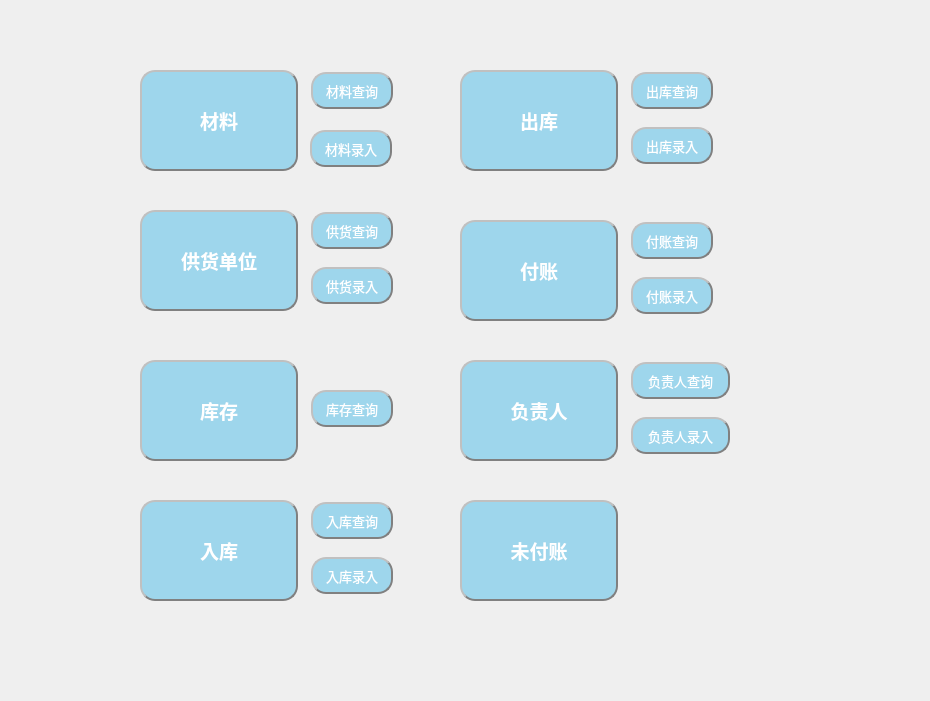
<?xml version="1.0" encoding="UTF-8"?>
<ui version="4.0">
 <class>Dialog</class>
 <widget class="QDialog" name="Dialog">
  <property name="geometry">
   <rect>
    <x>0</x>
    <y>0</y>
    <width>930</width>
    <height>701</height>
   </rect>
  </property>
  <property name="windowTitle">
   <string>Dialog</string>
  </property>
  <property name="styleSheet">
   <string notr="true">QWidget {
border-image:url(C:/Users/CZQ/Desktop/czq_dev/All/churuku_query/new/登录背景.jpg);
}

#下面的防止背景干扰其他控件
QTextBrowser {
border-image:url();
}
QLineEdit {
border-image:url();
}
QComboBox {
border-image:url();
}
QLabel {
border-image:url();
}
QPushButton {
border-image:url();
}</string>
  </property>
  <widget class="QPushButton" name="pushButton_7">
   <property name="geometry">
    <rect>
     <x>140</x>
     <y>210</y>
     <width>158</width>
     <height>101</height>
    </rect>
   </property>
   <property name="font">
    <font>
     <family>微软雅黑</family>
     <pointsize>14</pointsize>
     <weight>75</weight>
     <italic>false</italic>
     <bold>true</bold>
    </font>
   </property>
   <property name="styleSheet">
    <string notr="true">background-color:rgba(135,206,235,200);
color:#ffffff;
border-radius: 50px;  border: 2px groove gray;


border-style: outset;

padding:5px;
min-height:20px;
border-radius:15px;</string>
   </property>
   <property name="text">
    <string>供货单位</string>
   </property>
  </widget>
  <widget class="QPushButton" name="pushButton_8">
   <property name="geometry">
    <rect>
     <x>140</x>
     <y>70</y>
     <width>158</width>
     <height>101</height>
    </rect>
   </property>
   <property name="font">
    <font>
     <family>微软雅黑</family>
     <pointsize>14</pointsize>
     <weight>75</weight>
     <italic>false</italic>
     <bold>true</bold>
    </font>
   </property>
   <property name="styleSheet">
    <string notr="true">background-color:rgba(135,206,235,200);
color:#ffffff;
border-radius: 50px;  border: 2px groove gray;


border-style: outset;

padding:5px;
min-height:20px;
border-radius:15px;</string>
   </property>
   <property name="text">
    <string>材料</string>
   </property>
  </widget>
  <widget class="QPushButton" name="pushButton_9">
   <property name="geometry">
    <rect>
     <x>140</x>
     <y>360</y>
     <width>158</width>
     <height>101</height>
    </rect>
   </property>
   <property name="font">
    <font>
     <family>微软雅黑</family>
     <pointsize>14</pointsize>
     <weight>75</weight>
     <italic>false</italic>
     <bold>true</bold>
    </font>
   </property>
   <property name="styleSheet">
    <string notr="true">background-color:rgba(135,206,235,200);
color:#ffffff;
border-radius: 50px;  border: 2px groove gray;


border-style: outset;

padding:5px;
min-height:20px;
border-radius:15px;</string>
   </property>
   <property name="text">
    <string>库存</string>
   </property>
  </widget>
  <widget class="QPushButton" name="pushButton_10">
   <property name="geometry">
    <rect>
     <x>140</x>
     <y>500</y>
     <width>158</width>
     <height>101</height>
    </rect>
   </property>
   <property name="font">
    <font>
     <family>微软雅黑</family>
     <pointsize>14</pointsize>
     <weight>75</weight>
     <italic>false</italic>
     <bold>true</bold>
    </font>
   </property>
   <property name="styleSheet">
    <string notr="true">background-color:rgba(135,206,235,200);
color:#ffffff;
border-radius: 50px;  border: 2px groove gray;


border-style: outset;

padding:5px;
min-height:20px;
border-radius:15px;</string>
   </property>
   <property name="text">
    <string>入库</string>
   </property>
  </widget>
  <widget class="QPushButton" name="pushButton_11">
   <property name="geometry">
    <rect>
     <x>460</x>
     <y>220</y>
     <width>158</width>
     <height>101</height>
    </rect>
   </property>
   <property name="font">
    <font>
     <family>微软雅黑</family>
     <pointsize>14</pointsize>
     <weight>75</weight>
     <italic>false</italic>
     <bold>true</bold>
    </font>
   </property>
   <property name="styleSheet">
    <string notr="true">background-color:rgba(135,206,235,200);
color:#ffffff;
border-radius: 50px;  border: 2px groove gray;


border-style: outset;

padding:5px;
min-height:20px;
border-radius:15px;</string>
   </property>
   <property name="text">
    <string>付账</string>
   </property>
  </widget>
  <widget class="QPushButton" name="pushButton_12">
   <property name="geometry">
    <rect>
     <x>460</x>
     <y>70</y>
     <width>158</width>
     <height>101</height>
    </rect>
   </property>
   <property name="font">
    <font>
     <family>微软雅黑</family>
     <pointsize>14</pointsize>
     <weight>75</weight>
     <italic>false</italic>
     <bold>true</bold>
    </font>
   </property>
   <property name="styleSheet">
    <string notr="true">background-color:rgba(135,206,235,200);
color:#ffffff;
border-radius: 50px;  border: 2px groove gray;


border-style: outset;

padding:5px;
min-height:20px;
border-radius:15px;</string>
   </property>
   <property name="text">
    <string>出库</string>
   </property>
  </widget>
  <widget class="QPushButton" name="pushButton_13">
   <property name="geometry">
    <rect>
     <x>460</x>
     <y>360</y>
     <width>158</width>
     <height>101</height>
    </rect>
   </property>
   <property name="font">
    <font>
     <family>微软雅黑</family>
     <pointsize>14</pointsize>
     <weight>75</weight>
     <italic>false</italic>
     <bold>true</bold>
    </font>
   </property>
   <property name="styleSheet">
    <string notr="true">background-color:rgba(135,206,235,200);
color:#ffffff;
border-radius: 50px;  border: 2px groove gray;


border-style: outset;

padding:5px;
min-height:20px;
border-radius:15px;</string>
   </property>
   <property name="text">
    <string>负责人</string>
   </property>
  </widget>
  <widget class="QPushButton" name="pushButton_14">
   <property name="geometry">
    <rect>
     <x>460</x>
     <y>500</y>
     <width>158</width>
     <height>101</height>
    </rect>
   </property>
   <property name="font">
    <font>
     <family>微软雅黑</family>
     <pointsize>14</pointsize>
     <weight>75</weight>
     <italic>false</italic>
     <bold>true</bold>
    </font>
   </property>
   <property name="styleSheet">
    <string notr="true">background-color:rgba(135,206,235,200);
color:#ffffff;
border-radius: 50px;  border: 2px groove gray;


border-style: outset;

padding:5px;
min-height:20px;
border-radius:15px;</string>
   </property>
   <property name="text">
    <string>未付账</string>
   </property>
  </widget>
  <widget class="QPushButton" name="pushButton_17">
   <property name="geometry">
    <rect>
     <x>310</x>
     <y>130</y>
     <width>82</width>
     <height>37</height>
    </rect>
   </property>
   <property name="font">
    <font>
     <family>微软雅黑</family>
     <pointsize>10</pointsize>
     <weight>50</weight>
     <italic>false</italic>
     <bold>false</bold>
    </font>
   </property>
   <property name="styleSheet">
    <string notr="true">background-color:rgba(135,206,235,200);
color:#ffffff;
border-radius: 50px;  border: 2px groove gray;


border-style: outset;

padding:5px;
min-height:20px;
border-radius:15px;</string>
   </property>
   <property name="text">
    <string>材料录入</string>
   </property>
  </widget>
  <widget class="QPushButton" name="pushButton_18">
   <property name="geometry">
    <rect>
     <x>311</x>
     <y>72</y>
     <width>82</width>
     <height>37</height>
    </rect>
   </property>
   <property name="font">
    <font>
     <family>微软雅黑</family>
     <pointsize>10</pointsize>
     <weight>50</weight>
     <italic>false</italic>
     <bold>false</bold>
    </font>
   </property>
   <property name="styleSheet">
    <string notr="true">background-color:rgba(135,206,235,200);
color:#ffffff;
border-radius: 50px;  border: 2px groove gray;


border-style: outset;

padding:5px;
min-height:20px;
border-radius:15px;</string>
   </property>
   <property name="text">
    <string>材料查询</string>
   </property>
  </widget>
  <widget class="QPushButton" name="pushButton_20">
   <property name="geometry">
    <rect>
     <x>311</x>
     <y>267</y>
     <width>82</width>
     <height>37</height>
    </rect>
   </property>
   <property name="font">
    <font>
     <family>微软雅黑</family>
     <pointsize>10</pointsize>
     <weight>50</weight>
     <italic>false</italic>
     <bold>false</bold>
    </font>
   </property>
   <property name="styleSheet">
    <string notr="true">background-color:rgba(135,206,235,200);
color:#ffffff;
border-radius: 50px;  border: 2px groove gray;


border-style: outset;

padding:5px;
min-height:20px;
border-radius:15px;</string>
   </property>
   <property name="text">
    <string>供货录入</string>
   </property>
  </widget>
  <widget class="QPushButton" name="pushButton_19">
   <property name="geometry">
    <rect>
     <x>311</x>
     <y>212</y>
     <width>82</width>
     <height>37</height>
    </rect>
   </property>
   <property name="font">
    <font>
     <family>微软雅黑</family>
     <pointsize>10</pointsize>
     <weight>50</weight>
     <italic>false</italic>
     <bold>false</bold>
    </font>
   </property>
   <property name="styleSheet">
    <string notr="true">background-color:rgba(135,206,235,200);
color:#ffffff;
border-radius: 50px;  border: 2px groove gray;


border-style: outset;

padding:5px;
min-height:20px;
border-radius:15px;</string>
   </property>
   <property name="text">
    <string>供货查询</string>
   </property>
  </widget>
  <widget class="QPushButton" name="pushButton_22">
   <property name="geometry">
    <rect>
     <x>311</x>
     <y>390</y>
     <width>82</width>
     <height>37</height>
    </rect>
   </property>
   <property name="font">
    <font>
     <family>微软雅黑</family>
     <pointsize>10</pointsize>
     <weight>50</weight>
     <italic>false</italic>
     <bold>false</bold>
    </font>
   </property>
   <property name="styleSheet">
    <string notr="true">background-color:rgba(135,206,235,200);
color:#ffffff;
border-radius: 50px;  border: 2px groove gray;


border-style: outset;

padding:5px;
min-height:20px;
border-radius:15px;</string>
   </property>
   <property name="text">
    <string>库存查询</string>
   </property>
  </widget>
  <widget class="QPushButton" name="pushButton_25">
   <property name="geometry">
    <rect>
     <x>311</x>
     <y>557</y>
     <width>82</width>
     <height>37</height>
    </rect>
   </property>
   <property name="font">
    <font>
     <family>微软雅黑</family>
     <pointsize>10</pointsize>
     <weight>50</weight>
     <italic>false</italic>
     <bold>false</bold>
    </font>
   </property>
   <property name="styleSheet">
    <string notr="true">background-color:rgba(135,206,235,200);
color:#ffffff;
border-radius: 50px;  border: 2px groove gray;


border-style: outset;

padding:5px;
min-height:20px;
border-radius:15px;</string>
   </property>
   <property name="text">
    <string>入库录入</string>
   </property>
  </widget>
  <widget class="QPushButton" name="pushButton_24">
   <property name="geometry">
    <rect>
     <x>311</x>
     <y>502</y>
     <width>82</width>
     <height>37</height>
    </rect>
   </property>
   <property name="font">
    <font>
     <family>微软雅黑</family>
     <pointsize>10</pointsize>
     <weight>50</weight>
     <italic>false</italic>
     <bold>false</bold>
    </font>
   </property>
   <property name="styleSheet">
    <string notr="true">background-color:rgba(135,206,235,200);
color:#ffffff;
border-radius: 50px;  border: 2px groove gray;


border-style: outset;

padding:5px;
min-height:20px;
border-radius:15px;</string>
   </property>
   <property name="text">
    <string>入库查询</string>
   </property>
  </widget>
  <widget class="QPushButton" name="pushButton_30">
   <property name="geometry">
    <rect>
     <x>631</x>
     <y>362</y>
     <width>99</width>
     <height>37</height>
    </rect>
   </property>
   <property name="font">
    <font>
     <family>微软雅黑</family>
     <pointsize>10</pointsize>
     <weight>50</weight>
     <italic>false</italic>
     <bold>false</bold>
    </font>
   </property>
   <property name="styleSheet">
    <string notr="true">background-color:rgba(135,206,235,200);
color:#ffffff;
border-radius: 50px;  border: 2px groove gray;


border-style: outset;

padding:5px;
min-height:20px;
border-radius:15px;</string>
   </property>
   <property name="text">
    <string>负责人查询</string>
   </property>
  </widget>
  <widget class="QPushButton" name="pushButton_31">
   <property name="geometry">
    <rect>
     <x>631</x>
     <y>417</y>
     <width>99</width>
     <height>37</height>
    </rect>
   </property>
   <property name="font">
    <font>
     <family>微软雅黑</family>
     <pointsize>10</pointsize>
     <weight>50</weight>
     <italic>false</italic>
     <bold>false</bold>
    </font>
   </property>
   <property name="styleSheet">
    <string notr="true">background-color:rgba(135,206,235,200);
color:#ffffff;
border-radius: 50px;  border: 2px groove gray;


border-style: outset;

padding:5px;
min-height:20px;
border-radius:15px;</string>
   </property>
   <property name="text">
    <string>负责人录入</string>
   </property>
  </widget>
  <widget class="QPushButton" name="pushButton_29">
   <property name="geometry">
    <rect>
     <x>631</x>
     <y>277</y>
     <width>82</width>
     <height>37</height>
    </rect>
   </property>
   <property name="font">
    <font>
     <family>微软雅黑</family>
     <pointsize>10</pointsize>
     <weight>50</weight>
     <italic>false</italic>
     <bold>false</bold>
    </font>
   </property>
   <property name="styleSheet">
    <string notr="true">background-color:rgba(135,206,235,200);
color:#ffffff;
border-radius: 50px;  border: 2px groove gray;


border-style: outset;

padding:5px;
min-height:20px;
border-radius:15px;</string>
   </property>
   <property name="text">
    <string>付账录入</string>
   </property>
  </widget>
  <widget class="QPushButton" name="pushButton_28">
   <property name="geometry">
    <rect>
     <x>631</x>
     <y>222</y>
     <width>82</width>
     <height>37</height>
    </rect>
   </property>
   <property name="font">
    <font>
     <family>微软雅黑</family>
     <pointsize>10</pointsize>
     <weight>50</weight>
     <italic>false</italic>
     <bold>false</bold>
    </font>
   </property>
   <property name="styleSheet">
    <string notr="true">background-color:rgba(135,206,235,200);
color:#ffffff;
border-radius: 50px;  border: 2px groove gray;


border-style: outset;

padding:5px;
min-height:20px;
border-radius:15px;</string>
   </property>
   <property name="text">
    <string>付账查询</string>
   </property>
  </widget>
  <widget class="QPushButton" name="pushButton_26">
   <property name="geometry">
    <rect>
     <x>631</x>
     <y>72</y>
     <width>82</width>
     <height>37</height>
    </rect>
   </property>
   <property name="font">
    <font>
     <family>微软雅黑</family>
     <pointsize>10</pointsize>
     <weight>50</weight>
     <italic>false</italic>
     <bold>false</bold>
    </font>
   </property>
   <property name="styleSheet">
    <string notr="true">background-color:rgba(135,206,235,200);
color:#ffffff;
border-radius: 50px;  border: 2px groove gray;


border-style: outset;

padding:5px;
min-height:20px;
border-radius:15px;</string>
   </property>
   <property name="text">
    <string>出库查询</string>
   </property>
  </widget>
  <widget class="QPushButton" name="pushButton_27">
   <property name="geometry">
    <rect>
     <x>631</x>
     <y>127</y>
     <width>82</width>
     <height>37</height>
    </rect>
   </property>
   <property name="font">
    <font>
     <family>微软雅黑</family>
     <pointsize>10</pointsize>
     <weight>50</weight>
     <italic>false</italic>
     <bold>false</bold>
    </font>
   </property>
   <property name="styleSheet">
    <string notr="true">background-color:rgba(135,206,235,200);
color:#ffffff;
border-radius: 50px;  border: 2px groove gray;


border-style: outset;

padding:5px;
min-height:20px;
border-radius:15px;</string>
   </property>
   <property name="text">
    <string>出库录入</string>
   </property>
  </widget>
 </widget>
 <resources/>
 <connections/>
</ui>
